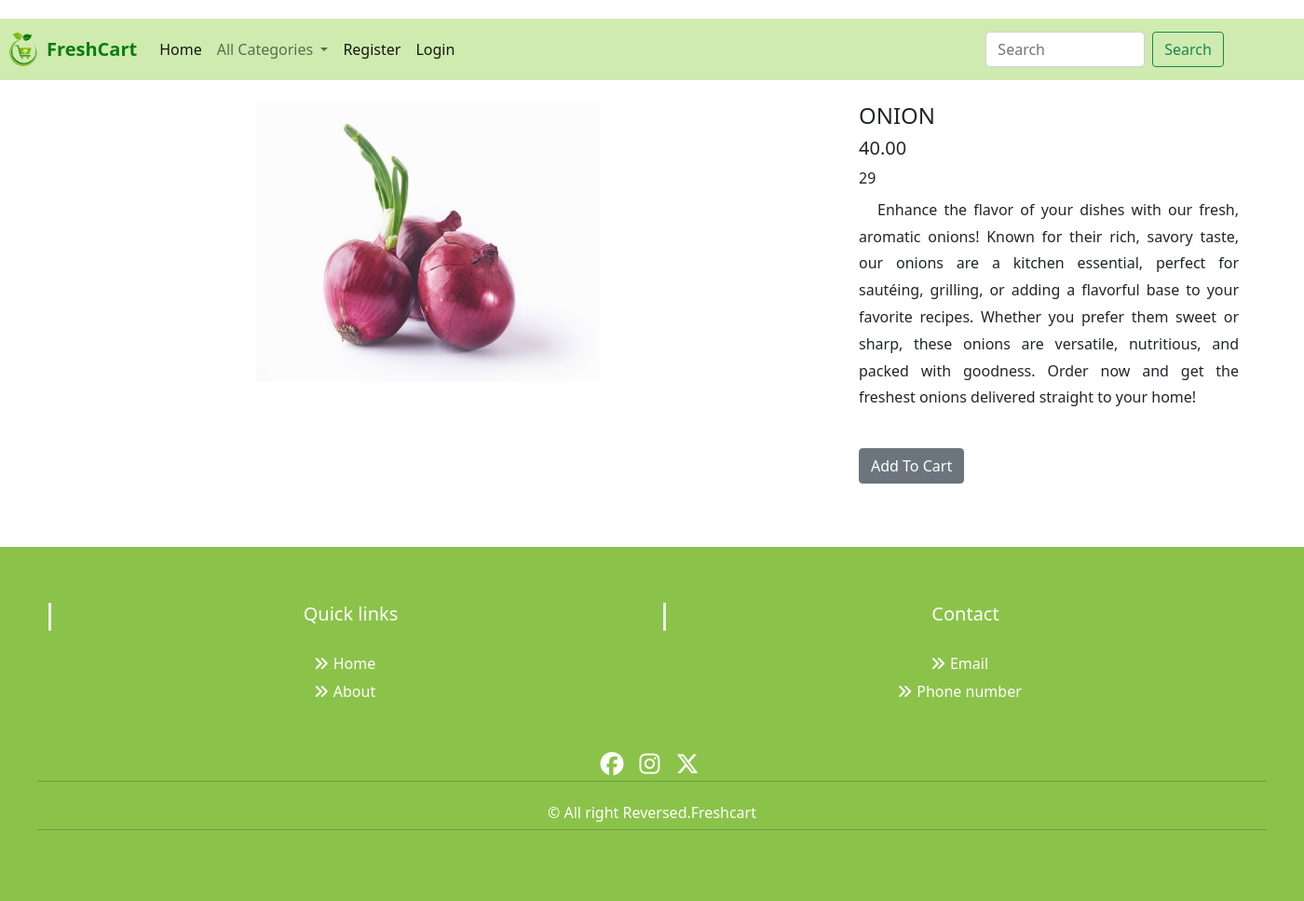
Screenshot of /detail/ONION with the database file from the repository.
### shop/models.py (models this page shows, shortened)
class Product(models.Model):
    name = models.CharField(max_length=200)
    desc = models.TextField()
    image = models.ImageField(upload_to='shop/products', blank=True, null=True)
    price= models.DecimalField(max_digits=10,decimal_places=2)
    category=models.ForeignKey(Category,on_delete=models.CASCADE)
    stock=models.IntegerField()
    available=models.BooleanField(default=True)
    created=models.DateTimeField(auto_now_add=True)
    updated=models.DateTimeField(auto_now=True)

### shop/views.py (the view)
# urls.py: path('detail/<p>',views.detail,name="detail"),
def detail(request,p):
    product=Product.objects.get(name=p)
    return render(request,'detail.html',{'p':product})

### shop/context_processors.py (called while the page is built)
def menu_links(request):
    c=Category.objects.all()
    return{'links':c}

### templates/detail.html (shortened to what this page needs)
{% extends 'base.html' %}
{% load static %}
{% block content %}
<div class="container mt-4" style="margin-bottom:60px;margin-left:250px;">
    <div class="container">
    <div class="row">
        <div class="col-12 col-lg-6"><img src="{{p.image.url}}" height="300px" width="370px"></div>
        <div class="col-12 col-lg-4">
            <h4>{{p.name}}</h4>
            <h5 class="mt-2">{{p.price}}</h5>
            {{p.stock}}
            <p class="mt-2" style="text-indent:20px;line-height:1.8;text-align:justify">{{p.desc}}</p>
            {% if user.is_superuser == False %}
            {% if p.stock <= 0%}
            <h4>Out of Stock</h4>
            {% else %}
            <h4><a href="{% url 'cart:addtocart' p.name %}" class="btn btn-secondary mt-4">Add To Cart</a></h4>
            {% endif %}
                {% endif %}
        </div>
    </div>
    </div>
</div>
  {% endblock %}

### static/css/style.css (style rules this page uses)
body, html { width: 100%; margin: 0; padding: 0; }

### rows the page displays
Product: image (picture), name "ONION", price "40.00", stock "29", desc "Enhance the flavor of your dishes with our fresh, aromatic onions! Known for their rich, savory taste, our onions are a kitchen essential, perfect for sautéing, grilling, or adding a flavorful base to your favorite recipes. Whether you prefer them sweet or sharp, these onions are versatile, nutritious, and packed with goodness. Order now and get the freshest onions delivered straight to your home!"
